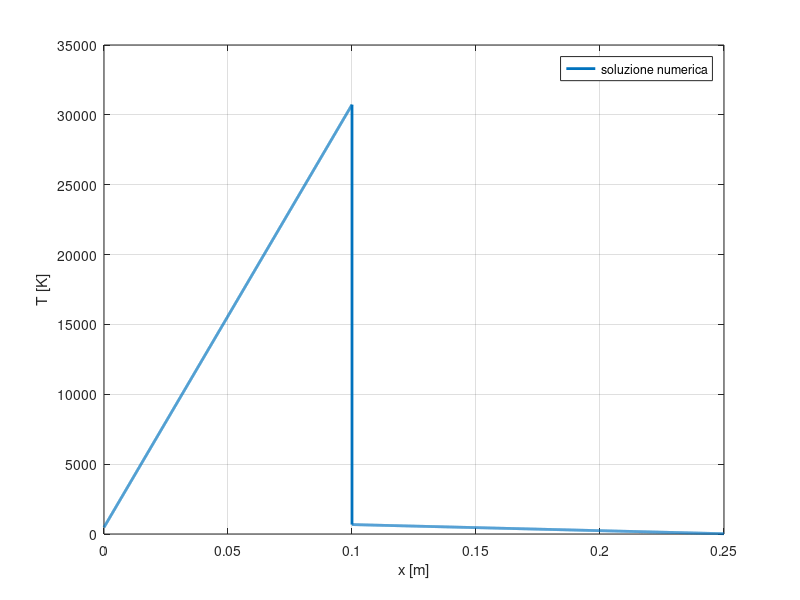

Recreate this plot in MATLAB.
clc; clear; close all;

%% assegno i dati
tb = .25; %m
ti = .1; %m
kb = .55; %W/mK
ki = .04; %W/mK
Tin = 20; %°C
Text = -5; %°C
hext = 25; %W/m^2K

%% creazione griglie
dx = 5e-5;
xxi = (0:dx:ti)';
nni = length(xxi);

xxb = (ti:dx:tb)'; % sovrappongo un punto in ti!
nnb = length(xxb);

%% assembraggio matrice AA
% ne faccio due diverse con diag diverse per nn diversi
diag_i_i = ones(nni,1);
diag_p_i = -2*ones(nni,1);
diap_s_i = ones(nni,1);
BB_i = [diag_i_i diag_p_i diap_s_i];

AA_i = spdiags(BB_i, -1:1, nni, nni);

diag_i_b = ones(nnb,1);
diag_p_b = -2*ones(nnb,1);
diap_s_b = ones(nnb,1);
BB_b = [diag_i_b diag_p_b diap_s_b];

AA_b = spdiags(BB_b, -1:1, nnb, nnb);


%% assembraggio vettori bb
bb_i = zeros(nni, 1);
bb_b = zeros(nnb, 1);

%% coco
% robin
AA_i(1,1) = -1+hext*dx/-ki; 
AA_i(1,2) = 1; 
bb_i(1) = hext*Text*dx/-ki;
% dirichlet continuità b
AA_b(1,2) = kb; 
AA_b(1,1) = -kb; 
bb_b(1) = ki*(AA_i(end,end)-AA_i(end,end-1));
% dirichlet continuità i
AA_i(end,end-1) = -ki;
AA_i(end,end) = ki; 
bb_i(end) = kb*(AA_b(1,2)-AA_b(1,1));
% dirichlet
AA_b(end,end-1) = 0; 
AA_b(end, end) = 1; 
bb_b(end) = Tin;

%% soluzione numerica
T1 = AA_i\bb_i;
T2 = AA_b\bb_b;
TT = [T1; T2];

%% plotto
plot([xxi; xxb], TT, 'linewidth', 2)
legend('soluzione numerica')
grid on
xlabel('x [m]')
ylabel('T [K]')
